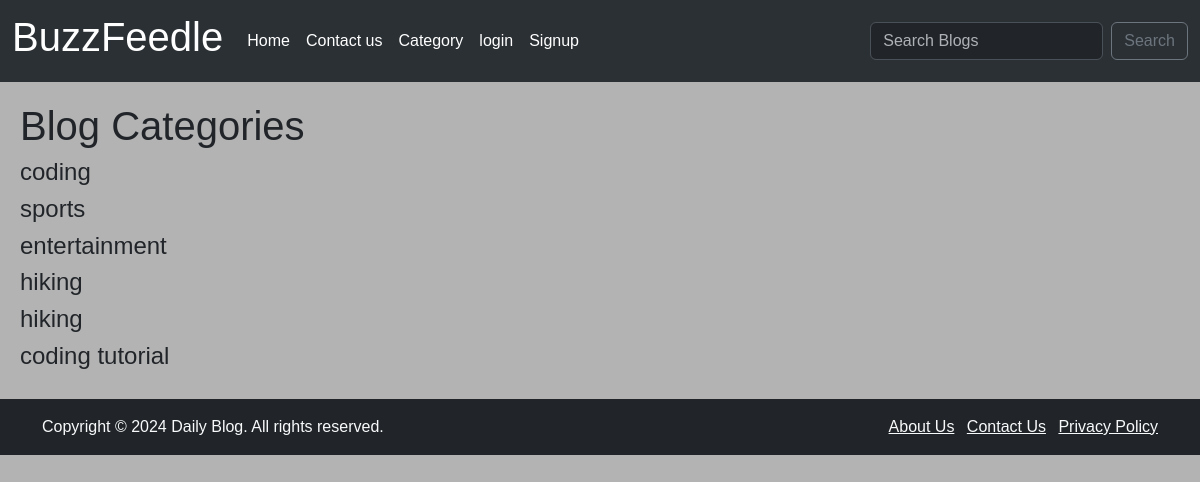
The app's page /category-list/, older data.
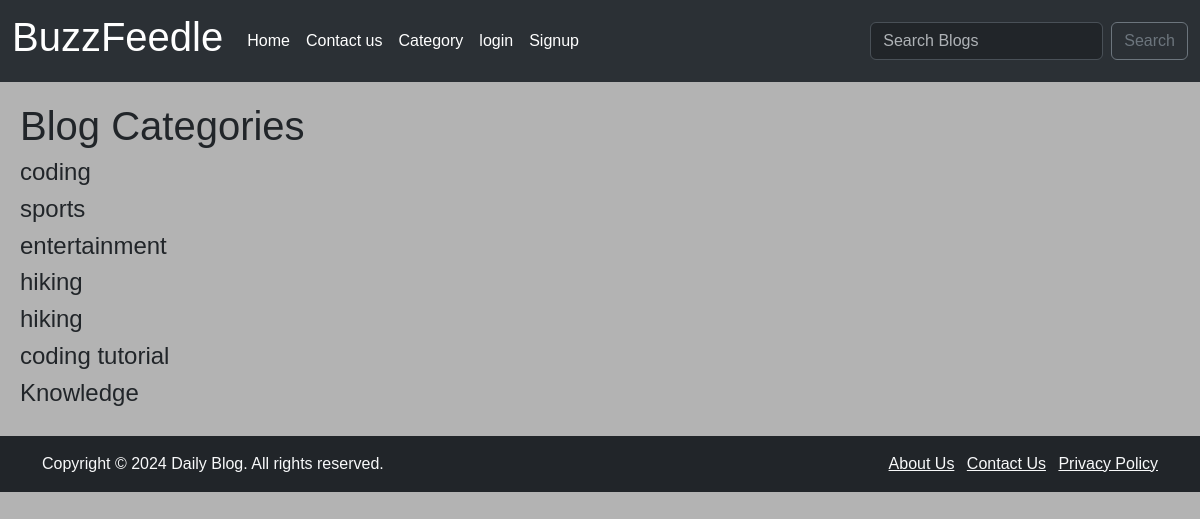
The same page, newer data.
### App/models.py (models this page shows, shortened)
class Category(models.Model):
    name =  models.CharField(max_length=255)
    def __str__(self):
        return self.name

### App/views.py (the view)
# urls.py: path('category-list/', views.category_list_view, name='category-list' ),
def category_list_view(request):
    cat_menu_list = Category.objects.all()
    return render(request, 'category_list.html', {"cat_menu_list":cat_menu_list})

### App/templates/category_list.html
{% extends 'base.html' %}
{% block content %}
    <h1>Blog Categories</h1>
    {% for item in cat_menu_list %}
        <h4><a class="dropdown-item" href="{% url 'category' item|slugify %}">{{item}}</a></h4>
    {% endfor %}
{% endblock  %}

### App/templates/base.html (shortened to what this page needs)
{% load static %}
<!DOCTYPE html>
<html lang="en">
<head>
    <link rel="stylesheet" href="https://maxcdn.bootstrapcdn.com/bootstrap/4.5.2/css/bootstrap.min.css">
    <link href="https://cdn.jsdelivr.net/npm/bootstrap@5.3.3/dist/css/bootstrap.min.css" rel="stylesheet"
>
    <link rel="stylesheet" type="text/css" href="{% static 'css/stylesheet.css' %}">
    <link rel="stylesheet" href="https://cdn.jsdelivr.net/npm/bootstrap-icons@1.11.3/font/bootstrap-icons.min.css">
</head>
<body>
    {% include 'particals/_header.html' %}
    <div class="content">
        {% block content %}
        {% endblock %}
    </div>
    {% include 'particals/_footer.html' %}
</body>
</html>

### App/templates/particals/_header.html (shortened to what this page needs)
{% load static %}
<nav class="navbar navbar-expand-lg bg-body-tertiary" data-bs-theme="dark">
    <div class="container-fluid">
      <a class="navbar-brand" href="#"><h1>Buzz<span>Feedle</span></h1></a>
      <div class="collapse navbar-collapse" id="navbarSupportedContent">
        <ul class="navbar-nav me-auto mb-2 mb-lg-0">
          <li class="nav-item">
            <a class="nav-link active" aria-current="page" href="{% url 'product_list' %}">Home</a>
          </li>
          <li class="nav-item">
            <a class="nav-link active" aria-current="page" href="{% url 'contact_page' %}">Contact us</a>
          </li>
          {% if cat_menu %}
          <li class="nav-item dropdown">
            <a class="nav-link dropdown-toggle" href="#" id="navbarDropdown" role="button" data-toggle="dropdown" aria-haspopup="true" aria-expanded="false">
              Category
            </a>
            <div class="dropdown-menu" aria-labelledby="navbarDropdown">
              {% for item in cat_menu %}
              <a class="dropdown-item" href="{% url 'category' item|slugify %}">{{item}}</a>
              {% endfor %}
            </div>
          </li>
          {% else %}
          <li class="nav-item">
            <a class="nav-link active" aria-current="page" href="{% url 'category-list' %}">Category </a>
          </li>
          {% endif %}
          {% if user.is_authenticated %}
          <li class="nav-item">
            <a class="nav-link active " href="{% url 'add_post' %}"><i class="bi bi-upload"> Post BLOG</i></a>
          </li>
          <li class="nav-item">
            <a class="nav-link active" aria-current="page" href="{% url 'add_category' %}">Add Category </a>
          </li>
          <li class="nav-item">
            <a class="nav-link active " href="{% url 'edit_profile' %}">Edit Profile</a>
          </li>
          <li class="nav-item">
            <a class="nav-link active" aria-current="page" href="{% url 'logout' %}">logout </a>
          </li>
          {% else %}
          <li class="nav-item">
            <a class="nav-link active" aria-current="page" href="{% url 'login' %}">login </a>
          </li>
          <li class="nav-item">
            <a class="nav-link active" aria-current="page" href="{% url 'signup' %}">Signup </a>
          </li>
          {% endif  %}
        </ul>
        <form class="d-flex" role="search" method=POST action=" {% url 'search_bar' %}">
          <input class="form-control me-2" type="search" placeholder="Search Blogs" aria-label="Search" name="searched">
          <button class="btn btn-outline-secondary" type="submit">Search</button>
        </form>
      </div>
    </div>
  </nav>

### App/templates/particals/_footer.html
{% load static %}
<footer class="bg-dark text-light mt-auto">
    <div class="container py-3">
        <div class="row">
            <div class="col-md-6">
                <p class="text-center text-md-start mb-0">Copyright &copy; 2024 Daily Blog. All rights reserved.</p>
            </div>
            <div class="col-md-6">
                <ul class="list-inline text-center text-md-end mb-0">
                    <li class="list-inline-item"><a href="{% url 'about_page' %}" class="text-light">About Us</a></li>
                    <li class="list-inline-item"><a href="{% url 'contact_page' %}" class="text-light">Contact Us</a></li>
                    <li class="list-inline-item"><a href="#" class="text-light">Privacy Policy</a></li>
                </ul>
            </div>
        </div>
    </div>
</footer>

### App/static/css/stylesheet.css (style rules this page uses)
body { font-family: Arial, Helvetica, sans-serif; margin: 0; padding: 0; background-color: #b3b3b3; }
.content { padding: 20px; background-color: #b3b3b3; font-family: Arial, Helvetica, sans-serif; margin: 0; }

Row changes from the older to the newer data that the page shows:
added Category: name "Knowledge"
